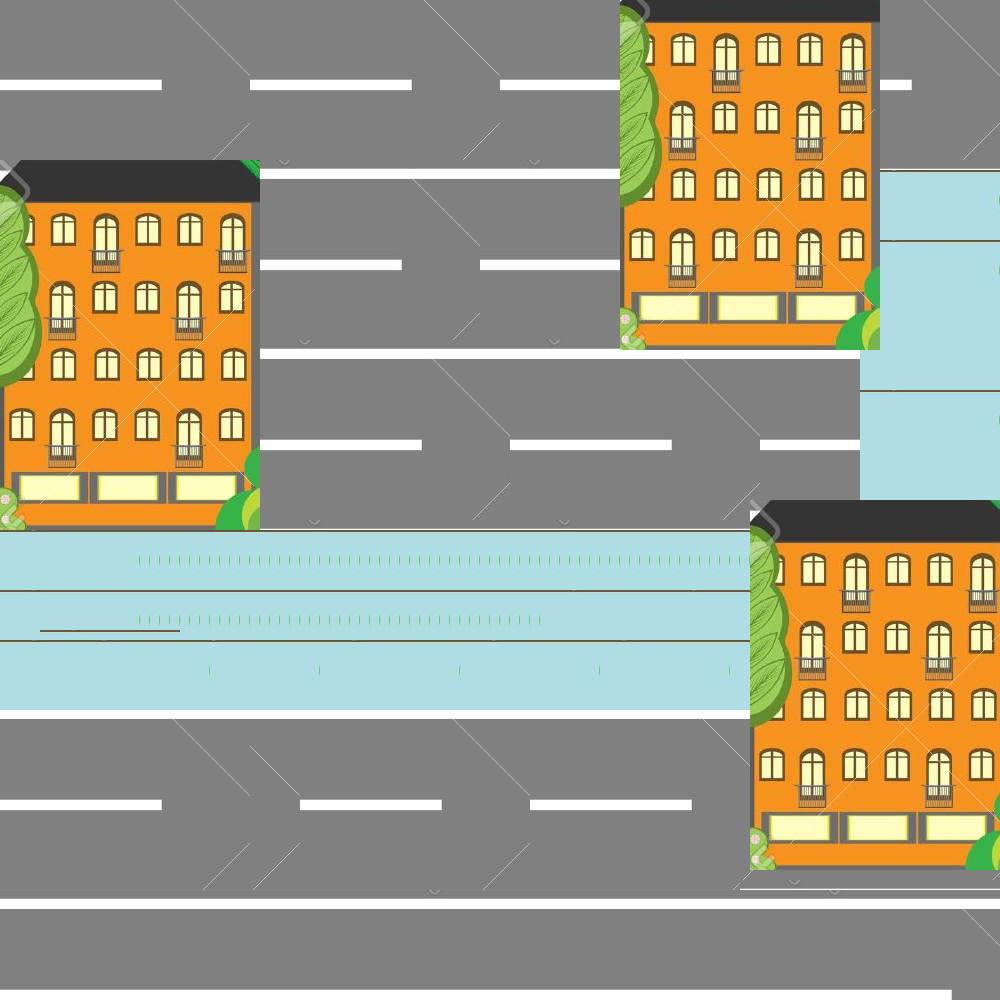

A level layout from a 2D game, rendered from its tile map. Below: a short description, then the map file with tile-grid data replaced by summaries:
An orthogonal 100x100 tile map with 10x10 px tiles, 3 tile layers (Calle, solido Pasto, solido edificio).

<map version="1.0" orientation="orthogonal" renderorder="right-down" width="100" height="100" tilewidth="10" tileheight="10" nextobjectid="1">
 <tileset firstgid="1" name="City" tilewidth="10" tileheight="10" tilecount="16900" columns="130">
  <image source="City.jpg" width="1300" height="1300" />
 </tileset>
 <layer name="Calle" width="100" height="100">
  <data>[10000 cells, 10000 non-empty, 493 distinct tile ids]</data>
 </layer>
 <layer name="solido Pasto" width="100" height="100">
  <data>[10000 cells, 2304 non-empty, 98 distinct tile ids]</data>
 </layer>
 <layer name="solido edificio" width="100" height="100">
  <data>[10000 cells, 2797 non-empty, 962 distinct tile ids]</data>
 </layer>
</map>